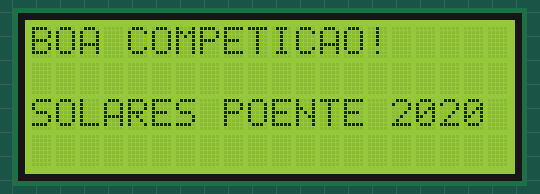
Simulated run of this sketch. Board: Arduino Uno, built with avr-gcc and run on an emulated ATmega328P. Parts: 20×4 character LCD. What the sketch prints to the serial monitor is not drawn.

Above: at 0.2 s.
At 2.5 s:
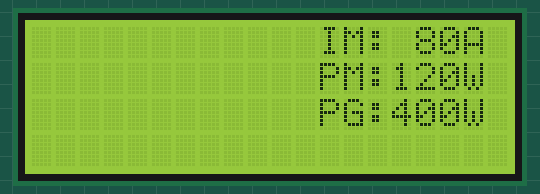

The sketch:

lcd_code_ice.ino
```cpp
#include <SPI.h>
#include <LoRa.h>
#include <Wire.h>
//#include <TinyGPS++.h>
//#include <HardwareSerial.h>
//#include <Adafruit_ADS1015.h>
#include <LiquidCrystal_I2C.h>

int lcdColumns = 20;
int lcdRows = 4;
char feliz[17] ="BOA COMPETICAO!";
char inici[20] = "SOLARES POENTE 2020";
char correnteMotor[9] = "IM: 80A", potMotor[9] = "PM:120W", potGeracao[9] = "PG:400W";
char valorIM[4] = "50", valorPM[4] = "40", valorPG[4] = "39";
byte chr0[8]={
    B11111,
    B11111,
    B11111,
    B11111,
    B11111,
    B11111,
    B11111,
    B11111
};
byte chr1[8] = {
    B00000,
    B00000,
    B00000,
    B00000,
    B11111,
    B11111,
    B11111,
    B11111
};
byte chr2[8] =  {
    B11111,
    B11111,
    B11111,
    B11111,
    B00000,
    B00000,
    B00000,
    B00000
};
//if you don't know your display address, run an I2C scanner sketch
LiquidCrystal_I2C lcd(0x27, lcdColumns, lcdRows);

void inicializacao()
{
  lcd.clear();
  lcd.setCursor(0,0);
  lcd.print(feliz);
  lcd.setCursor(0,2);
  lcd.print(inici);
}

void telaprincipal()
{
  lcd.clear();
  lcd.setCursor(0,0);
  lcd.setCursor(12,0);
  lcd.print(correnteMotor);
  lcd.setCursor(12,1);
  lcd.print(potMotor);
  lcd.setCursor(12,2);
  lcd.print(potGeracao);
}

void num0(int i)
{
  lcd.setCursor(i,0);
  lcd.write(0);
  lcd.setCursor(i+1,0);
  lcd.write(0);
  lcd.setCursor(i+2,0);
  lcd.write(0);
  lcd.setCursor(i,1);
  lcd.write(0);
  lcd.setCursor(i+2,1);
  lcd.write(0);
  lcd.setCursor(i,2);
  lcd.write(0);
  lcd.setCursor(i+2,2);
  lcd.write(0);
  lcd.setCursor(i,3);
  lcd.write(0);
  lcd.setCursor(i+1,3);
  lcd.write(0);
  lcd.setCursor(i+2,3);
  lcd.write(0);
}

void num1(int i)
{
  lcd.setCursor(i+1,0);
  lcd.write(0);
  lcd.setCursor(i,1);
  lcd.write(0);
  lcd.setCursor(i+1,1);
  lcd.write(0);
  lcd.setCursor(i+1,2);
  lcd.write(0);
  lcd.setCursor(i+1,3);
  lcd.write(0);
}

void num2(int i)
{
  lcd.setCursor(i,0);
  lcd.write(0);
  lcd.setCursor(i+1,0);
  lcd.write(0);
  lcd.setCursor(i+2,0);
  lcd.write(0);
  lcd.setCursor(i,1);
  lcd.write(1);
  lcd.setCursor(i+1,1);
  lcd.write(1);
  lcd.setCursor(i+2,1);
  lcd.write(0);
  lcd.setCursor(i,2);
  lcd.write(0);
  lcd.setCursor(i+1,2);
  lcd.write(2);
  lcd.setCursor(i+2,2);
  lcd.write(2);
  lcd.setCursor(i,3);
  lcd.write(0);
  lcd.setCursor(i+1,3);
  lcd.write(0);
  lcd.setCursor(i+2,3);
  lcd.write(0);
}

void num3(int i)
{
  lcd.setCursor(i,0);
  lcd.write(0);
  lcd.setCursor(i+1,0);
  lcd.write(0);
  lcd.setCursor(i+2,0);
  lcd.write(0);
  lcd.setCursor(i,1);
  lcd.write(1);
  lcd.setCursor(i+1,1);
  lcd.write(1);
  lcd.setCursor(i+2,1);
  lcd.write(0);
  lcd.setCursor(i,2);
  lcd.write(2);
  lcd.setCursor(i+1,2);
  lcd.write(2);
  lcd.setCursor(i+2,2);
  lcd.write(0);
  lcd.setCursor(i,3);
  lcd.write(0);
  lcd.setCursor(i+1,3);
  lcd.write(0);
  lcd.setCursor(i+2,3);
  lcd.write(0);
}

void num4(int i)
{
  lcd.setCursor(i,0);
  lcd.write(0);
  lcd.setCursor(i+2,0);
  lcd.write(0);
  lcd.setCursor(i,1);
  lcd.write(0);
  lcd.setCursor(i+1,1);
  lcd.write(1);
  lcd.setCursor(i+2,1);
  lcd.write(0);
  lcd.setCursor(i,2);
  lcd.write(2);
  lcd.setCursor(i+1,2);
  lcd.write(2);
  lcd.setCursor(i+2,2);
  lcd.write(0);
  lcd.setCursor(i+2,3);
  lcd.write(0);
}

void num5(int i)
{
  lcd.setCursor(i,0);
  lcd.write(0);
  lcd.setCursor(i+1,0);
  lcd.write(0);
  lcd.setCursor(i+2,0);
  lcd.write(0);
  lcd.setCursor(i,1);
  lcd.write(0);
  lcd.setCursor(i+1,1);
  lcd.write(1);
  lcd.setCursor(i+2,1);
  lcd.write(1);
  lcd.setCursor(i,2);
  lcd.write(2);
  lcd.setCursor(i+1,2);
  lcd.write(2);
  lcd.setCursor(i+2,2);
  lcd.write(0);
  lcd.setCursor(i,3);
  lcd.write(0);
  lcd.setCursor(i+1,3);
  lcd.write(0);
  lcd.setCursor(i+2,3);
  lcd.write(0);
}

void num6(int i)
{
  lcd.setCursor(i,0);
  lcd.write(0);
  lcd.setCursor(i+1,0);
  lcd.write(0);
  lcd.setCursor(i+2,0);
  lcd.write(0);
  lcd.setCursor(i,1);
  lcd.write(0);
  lcd.setCursor(i+1,1);
  lcd.write(1);
  lcd.setCursor(i+2,1);
  lcd.write(1);
  lcd.setCursor(i,2);
  lcd.write(0);
  lcd.setCursor(i+1,2);
  lcd.write(2);
  lcd.setCursor(i+2,2);
  lcd.write(0);
  lcd.setCursor(i,3);
  lcd.write(0);
  lcd.setCursor(i+1,3);
  lcd.write(0);
  lcd.setCursor(i+2,3);
  lcd.write(0);
}

void num7(int i)
{
  lcd.setCursor(i,0);
  lcd.write(0);
  lcd.setCursor(i+1,0);
  lcd.write(0);
  lcd.setCursor(i+2,0);
  lcd.write(0);
  lcd.setCursor(i+0,1);
  lcd.write(0);
  lcd.setCursor(i+2,1);
  lcd.write(0);
  lcd.setCursor(i+2,2);
  lcd.write(0);
  lcd.setCursor(i+2,3);
  lcd.write(0);
}

void num8(int i)
{
  lcd.setCursor(i,0);
  lcd.write(0);
  lcd.setCursor(i+1,0);
  lcd.write(0);
  lcd.setCursor(i+2,0);
  lcd.write(0);
  lcd.setCursor(i,1);
  lcd.write(0);
  lcd.setCursor(i+1,1);
  lcd.write(1);
  lcd.setCursor(i+2,1);
  lcd.write(0);
  lcd.setCursor(i,2);
  lcd.write(0);
  lcd.setCursor(i+1,2);
  lcd.write(2);
  lcd.setCursor(i+2,2);
  lcd.write(0);
  lcd.setCursor(i,3);
  lcd.write(0);
  lcd.setCursor(i+1,3);
  lcd.write(0);
  lcd.setCursor(i+2,3);
  lcd.write(0);
}

void num9(int i)
{
  lcd.setCursor(i,0);
  lcd.write(0);
  lcd.setCursor(i+1,0);
  lcd.write(0);
  lcd.setCursor(i+2,0);
  lcd.write(0);
  lcd.setCursor(i,1);
  lcd.write(0);
  lcd.setCursor(i+1,1);
  lcd.write(1);
  lcd.setCursor(i+2,1);
  lcd.write(0);
  lcd.setCursor(i,2);
  lcd.write(2);
  lcd.setCursor(i+1,2);
  lcd.write(2);
  lcd.setCursor(i+2,2);
  lcd.write(0);
  lcd.setCursor(i+2,3);
  lcd.write(0);
}

void setup(){
  int j=0;
  int k=3;
  int l=7;
  Serial.begin(115200);
  Serial.println("deu certo");
  // initialize LCD
  lcd.init();
  // turn on LCD backlight
  lcd.backlight();
  lcd.createChar(0, chr0);
  lcd.createChar(1, chr1);
  lcd.createChar(2, chr2);
  inicializacao();
  delay(2000);
  lcd.clear();
  num1(j);
  delay(100);
  num0(k);
  delay(100);
  num0(l);
  delay(100);
  telaprincipal();
}

void loop()
{

}
```
